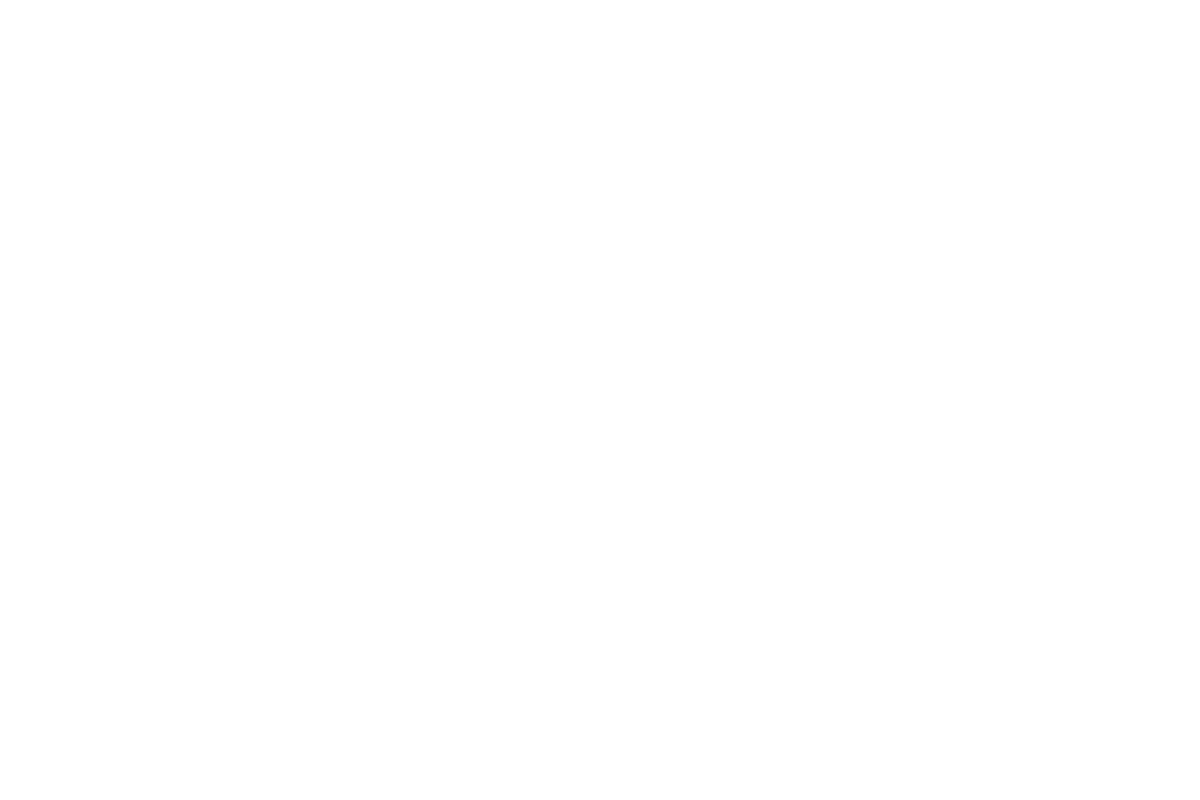
Frame 1 (no input)
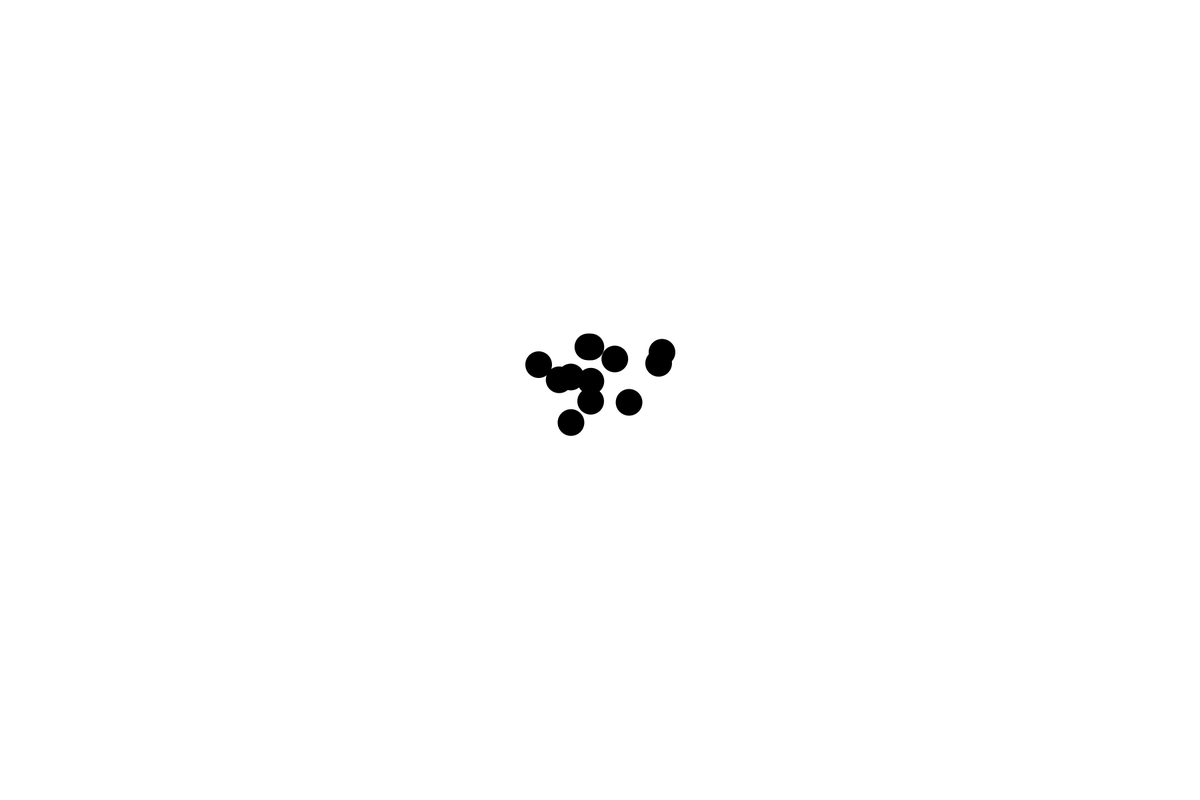
Frame 60 (the mouse pressed at the canvas centre just before this capture)
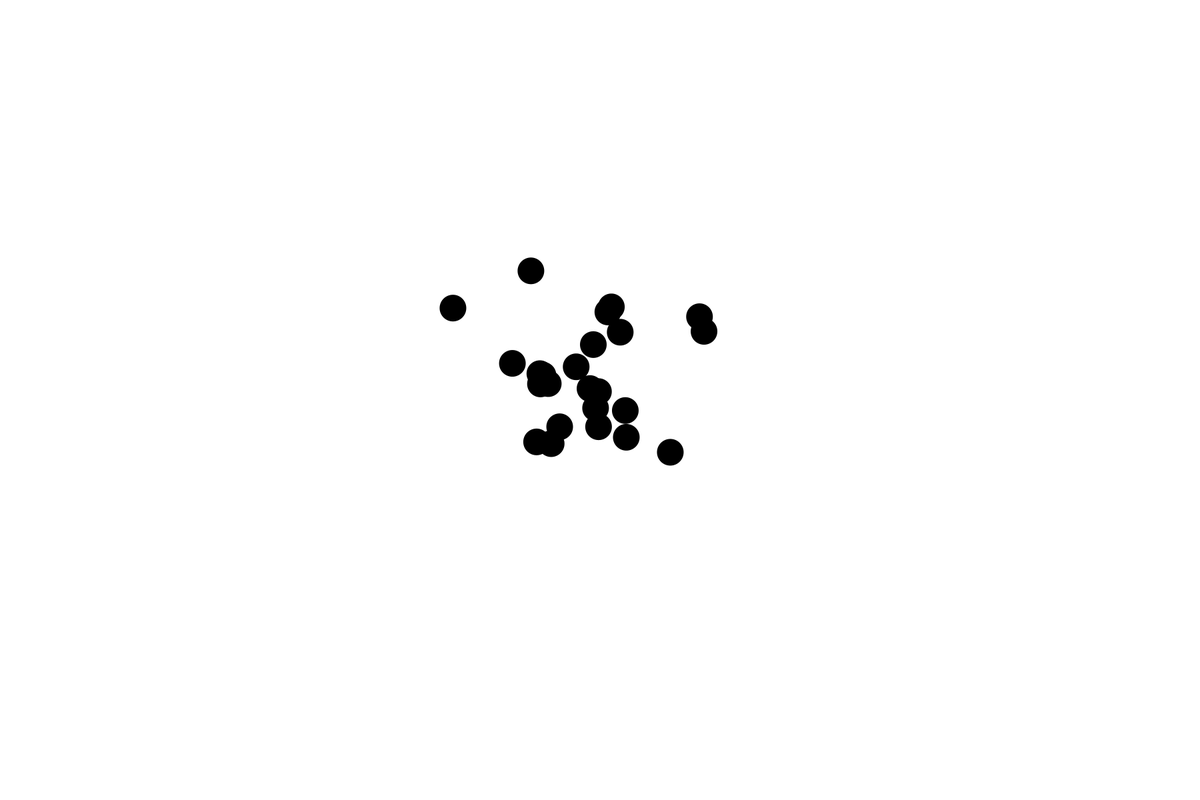
Frame 120 (the mouse held since frame 60 and released just before this capture)

The Processing sketch that drew these frames (run headless with seeded random() and noise(); from frame 60 on, the mouse is pressed at the canvas centre):

// Processing sketch: Ex_Packing_009
// ── Ex_Packing_009.pde
// now lets try and confine them within the screen
// lets also add a variable to change the initial speed of the circles
ArrayList<Circle> myCircles = new ArrayList<Circle>();
float minR, maxR;
float noiseScale = 5; //control global speed range for initial velocity
void setup(){
    size(1800,1200);
    background(255);
    fill(0);
    //noFill();
    noStroke();
    ellipseMode(RADIUS);
    minR = 0.5;
    maxR = 160;
}

void draw(){
    background(255);
    if(frameCount%5==0)
        circleBuilder();
    for(Circle c : myCircles){
        c.run();

    }
}
void circleBuilder(){
    Circle myCircle = new Circle();
    myCircles.add(myCircle);
}

PVector pickRandomPos(){
    return new PVector(random((width/2)-50,(width/2)+50),random((height/2)-50,(height/2)+50));
}


class Circle{

    PVector pos;
    float radius;
    PVector vel;

    Circle(){
        this.pos = pickRandomPos();
        this.radius = 20.0;
        this.vel = new PVector(map(noise(this.pos.x),0,1,-1,1)*noiseScale,map(noise(this.pos.y),0,1,-1,1)*noiseScale);
    }


    void run(){
        update();
        display();
    }
    void update(){
        this.pos.x += this.vel.x;
        this.pos.y += this.vel.y;
        checkBorderCollision();
    }
    // so to do that we add this function which checks the location of the circle
    // and if it finds it going further than screen borders it reverses its velocity
    // we then call this from the update method
    void checkBorderCollision(){
        if ((pos.x > width-radius) || (pos.x < radius)) {
            vel.x = vel.x * -1;
        }
        if ((pos.y > height-radius) || (pos.y < radius)) {
            vel.y = vel.y * -1;
        }
    }
    void display(){
        ellipse(pos.x,pos.y,radius,radius);
    }



}
